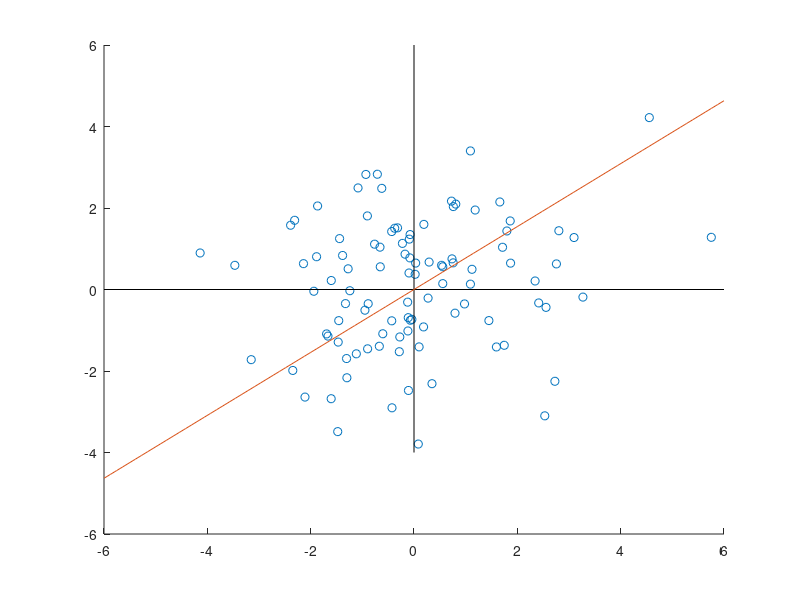

The MATLAB source for this figure: (Note: this script raises an error after producing the figure.)
C = randn(2);
C = C'*C;
N = 100;
X = mvnrnd( [0, 0], C, N );

hold on
plot(X(:, 1), X(:, 2), 'o')

plot( [0, 0], ylim, 'k-' )
plot( xlim,[0, 0], 'k-' )

S = X'*X / N;

[V, D] = eig(S);


[d, I ] = sort( diag(D), 1, "descend");
Vsorted = V(:, I);
Dsorted = diag(d);

b = Vsorted(:, 1);

w = b(2)/b(1);

xl = xlim;

x = linspace(xl(1), xl(2));

plot(x, x*w);


coeff = pca(X, "NumComponents",1, Algorithm="svd");
w2 = coeff(2)/coeff(1);

plot(x, x*w2);

legend({"X", "EIG", "SVD"})
